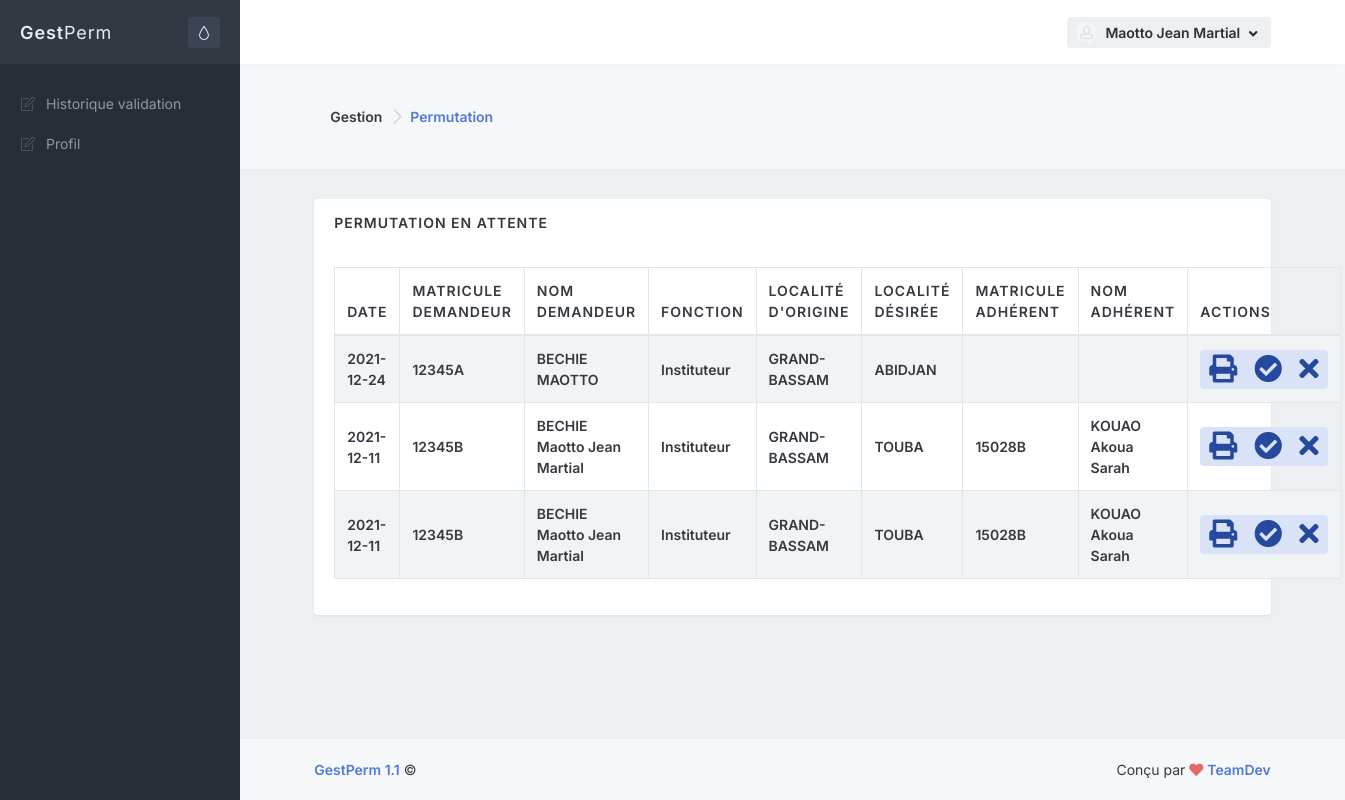
/admin/validation.php (signed in), run on the app's committed database.
### tables this page shows
CREATE TABLE IF NOT EXISTS `annonce` (
  `IdAnnonce` int(11) NOT NULL AUTO_INCREMENT,
  `DateAjoutAnnonce` date NOT NULL,
  `LocaliteOrigineAnnonce` varchar(255) NOT NULL,
  `LocaliteDesireeAnnonce` varchar(255) NOT NULL,
  `AdherantAnnonce` varchar(255) NOT NULL DEFAULT '-1',
  `StatutAnnonce` varchar(255) NOT NULL,
  `IdAgent` bigint(20) NOT NULL,
  `IdTypeAnnonce` int(11) NOT NULL,
  PRIMARY KEY (`IdAnnonce`)
);

CREATE TABLE IF NOT EXISTS `agent` (
  `IdAgent` int(11) NOT NULL AUTO_INCREMENT,
  `MatriculeAgent` varchar(255) NOT NULL,
  `NomAgent` varchar(255) NOT NULL,
  `PrenomsAgent` varchar(255) NOT NULL,
  `CiviliteAgent` varchar(25) NOT NULL,
  `NomJeuneFilleAgent` varchar(255) NOT NULL DEFAULT '',
  `SexeAgent` varchar(25) NOT NULL,
  `DateNaissanceAgent` date NOT NULL,
  `TelAgent` varchar(25) NOT NULL DEFAULT '',
  `EmailAgent` varchar(255) NOT NULL DEFAULT '',
  `DatePriseServiceAgent` date DEFAULT NULL,
  `SituationMatrimonialeAgent` varchar(255) NOT NULL,
  `DateCreationAgent` date NOT NULL,
  `PasswordAgent` varchar(255) NOT NULL,
  `IdEmploi` int(11) NOT NULL DEFAULT '-1',
  `IdFonction` int(11) NOT NULL DEFAULT '-1',
  `TypeAgent` int(11) NOT NULL DEFAULT '1',
  `IdEcole` int(11) NOT NULL DEFAULT '1',
  `photoAgent` text,
  `signatureAgent` text,
  PRIMARY KEY (`IdAgent`)
);

CREATE TABLE IF NOT EXISTS `fonction` (
  `IdFonction` int(11) NOT NULL AUTO_INCREMENT,
  `NomFonction` varchar(255) NOT NULL,
  PRIMARY KEY (`IdFonction`)
);

CREATE TABLE IF NOT EXISTS `localite` (
  `CodeZone` bigint(19) NOT NULL AUTO_INCREMENT,
  `LibelleZone` varchar(200) NOT NULL,
  `CodeZoneMere` bigint(19) NOT NULL,
  `NiveauStr` smallint(6) NOT NULL,
  PRIMARY KEY (`CodeZone`)
);

### class/database.php (called while the page is built, shortened)
<?php
class Database
{
    private static $dbHost = "localhost";
    private static $dbName = "pct_db";
    private static $dbUsername = "root";
    private static $dbUserpassword = "";
    private static $connection = null;
    private static function connect()
    {
        if(self::$connection == null)
        {
            try
            {
              self::$connection = new PDO("mysql:host=" . self::$dbHost . ";dbname=" . self::$dbName , self::$dbUsername, self::$dbUserpassword, array(PDO::MYSQL_ATTR_INIT_COMMAND => 'SET NAMES UTF8' , PDO::ATTR_ERRMODE=>PDO::ERRMODE_WARNING));
            }
            catch(PDOException $e)
            {
                die($e->getMessage());
            }
        }
        return self::$connection;
    }
    private static function disconnect()
    {
        self::$connection = null;
    }
    public static function SelectQuery($query="")
    {
        if ($query<>"")
        {
            $req=self::$connection->prepare($query);
            try
            {
              $req->execute();
            }
            catch(Exception $e)
            {
                var_dump($query);
                die($e->getMessage());
            }
            return $req->fetchAll(PDO::FETCH_OBJ);
        }
        else return "";
    }
}
?>

### admin/validation.php (the view, shortened to what this page needs)
<?php require 'inc/_global/views/head_start.php'; ?>
<?php require 'inc/_global/views/head_end.php'; ?>
<?php require 'inc/_global/views/page_start.php'; ?>
<div class="bg-body-light">
    <div class="content content-full">
        <div class="d-flex flex-column flex-sm-row justify-content-sm-between align-items-sm-center">
            <nav class="flex-sm-00-auto ml-sm-3" aria-label="breadcrumb">
                <ol class="breadcrumb breadcrumb-alt">
                    <li class="breadcrumb-item">Gestion</li>
                    <li class="breadcrumb-item" aria-current="page">
                        <a class="link-fx" href="">Permutation</a>
                    </li>
                </ol>
            </nav>
        </div>
   </div>
</div>
<div class="content">
    <div class="block block-rounded">
        <div class="block-header">
            <h3 class="block-title">Permutation en attente <small</small></h3>
        </div>
        <div class="block-content block-content-full">
            <table class="table table-bordered table-striped table-vcenter js-dataTable-full">
                <thead>
                        <tr>
                            <th class="d-none d-sm-table-cell" style="width: 15%;">Date</th>
                            <th class="d-none d-sm-table-cell" style="width: 15%;">Matricule Demandeur</th>
                            <th class="d-none d-sm-table-cell" style="width: 30%;">Nom Demandeur</th>
                            <th class="d-none d-sm-table-cell" style="width: 15%;">Fonction</th>
                            <th class="d-none d-sm-table-cell" style="width: 15%;">Localité d'origine</th>
                            <th class="d-none d-sm-table-cell" style="width: 15%;">Localité désirée</th>
                            <th class="d-none d-sm-table-cell" style="width: 15%;">Matricule Adhérent</th>
                            <th class="d-none d-sm-table-cell" style="width: 30%;">Nom Adhérent</th>
                            <th class="d-none d-sm-table-cell" style="width: 15%;">Actions</th>
                        </tr>
                    </thead>
                    <tbody>
                        <?php
                            $annonces=Database::SelectQuery("SELECT * FROM annonce ORDER BY DateAjoutAnnonce DESC");
                            foreach($annonces as $annonce):
                        ?>
                        <tr>
                            <?php $agent1=DataBase::SelectQuery("SELECT * FROM agent WHERE IdAgent='$annonce->IdAgent'");?>
                            <?php $agent2=DataBase::SelectQuery("SELECT * FROM agent WHERE IdAgent='$annonce->AdherantAnnonce'");?>
                            <td class="font-w600 font-size-sm"><?=$annonce->DateAjoutAnnonce?></td>
                            <td class="font-w600 font-size-sm"><?=$agent1[0]->MatriculeAgent?></td>
                            <td class="font-w600 font-size-sm"><?=$agent1[0]->NomAgent. " ". $agent1[0]->PrenomsAgent?></td>
                            <td class="font-w600 font-size-sm"><?=DataBase::SelectQuery("SELECT NomFonction FROM fonction WHERE IdFonction='".$agent1[0]->IdFonction."'")[0]->NomFonction?></td>
                            <td class="font-w600 font-size-sm"><?php
                                $codeZone=$annonce->LocaliteOrigineAnnonce;
                                $query="SELECT LibelleZone FROM localite WHERE CodeZone='".$codeZone."'";
                                echo Database::SelectQuery($query)[0]->LibelleZone ?></td>
                            <td class="font-w600 font-size-sm"><?php
                                $codeZone=$annonce->LocaliteDesireeAnnonce;
                                $query="SELECT LibelleZone FROM localite WHERE CodeZone='".$codeZone."'";
                                echo Database::SelectQuery($query)[0]->LibelleZone ?></td>
                            <td class="font-w600 font-size-sm"><?=$agent2[0]->MatriculeAgent?></td>
                            <td class="font-w600 font-size-sm"><?=$agent2[0]->NomAgent. " ". $agent2[0]->PrenomsAgent?></td>
                            <td class="text-center">
                                <div class="btn-group">
                                    <button type="button" class="btn btn-sm btn-alt-primary" data-toggle="modal" data-target="#Edit-newinsp-modal">
                                        <i class="fa fa-2x fa-print" data-toggle="tooltip" title="Imprimer"></i>
                                    </button>
                                    <button type="button" class="btn btn-sm btn-alt-primary" data-toggle="modal" data-target="#Edit-newinsp-modal">
                                        <i class="fa fa-2x fa-check-circle" data-toggle="tooltip" title="Valider"></i>
                                    </button>
                                    <button type="button" class="btn btn-sm btn-alt-primary"  data-toggle="modal" data-target="#Delete-newinsp-modal">
                                        <i class="fa fa-2x fa-times" data-toggle="tooltip" title="Refuser"></i>
                                    </button>
                                </div>
                            </td>
                        </tr>
                        <?php endforeach ?>
                    </tbody>
            </table>
        </div>
    </div>
</div>
<?php require 'inc/_global/views/page_end.php'; ?>
<?php require 'inc/_global/views/footer_end.php'; ?>

### data on the page
annonce: DateAjoutAnnonce "2021-12-24", IdAgent.MatriculeAgent "12345A", IdAgent.NomAgent "BECHIE", IdAgent.PrenomsAgent "MAOTTO", IdAgent.NomFonction "Instituteur", LocaliteOrigineAnnonce.LibelleZone "GRAND-BASSAM", LocaliteDesireeAnnonce.LibelleZone "ABIDJAN"
annonce: DateAjoutAnnonce "2021-12-11", IdAgent.MatriculeAgent "12345B", IdAgent.NomAgent "BECHIE", IdAgent.PrenomsAgent "Maotto Jean Martial", IdAgent.NomFonction "Instituteur", LocaliteOrigineAnnonce.LibelleZone "GRAND-BASSAM", LocaliteDesireeAnnonce.LibelleZone "TOUBA", agent.MatriculeAgent "15028B", agent.NomAgent "KOUAO", agent.PrenomsAgent "Akoua Sarah"
annonce: DateAjoutAnnonce "2021-12-11", IdAgent.MatriculeAgent "12345B", IdAgent.NomAgent "BECHIE", IdAgent.PrenomsAgent "Maotto Jean Martial", IdAgent.NomFonction "Instituteur", LocaliteOrigineAnnonce.LibelleZone "GRAND-BASSAM", LocaliteDesireeAnnonce.LibelleZone "TOUBA", agent.MatriculeAgent "15028B", agent.NomAgent "KOUAO", agent.PrenomsAgent "Akoua Sarah"

### other printed values
$node['name'] "Historique validation Profil"
$PreUser "Maotto Jean Martial"
$one->name "GestPerm"
$one->version "1.1"
